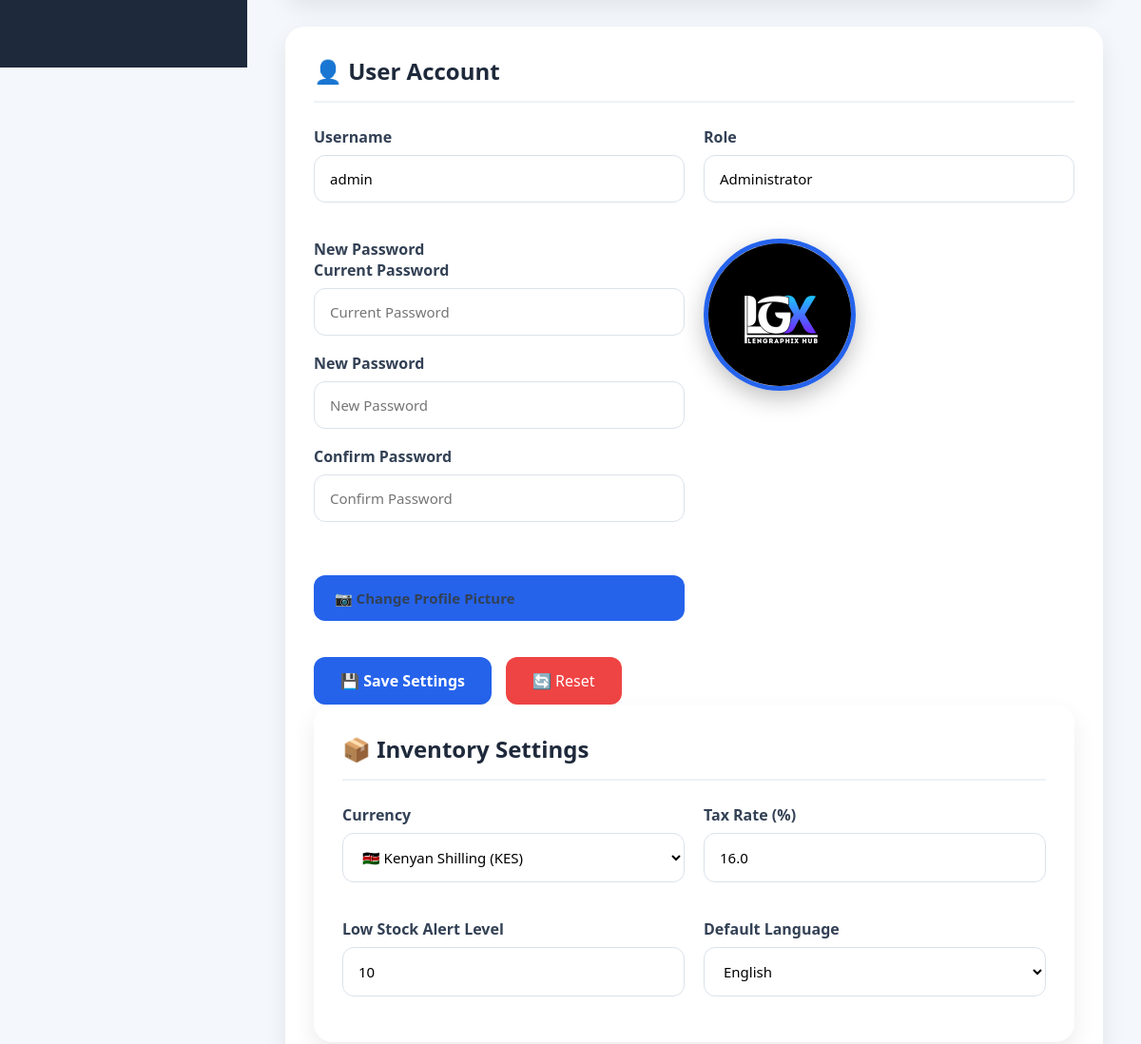
The app's page /settings (signed in, middle part), older data.
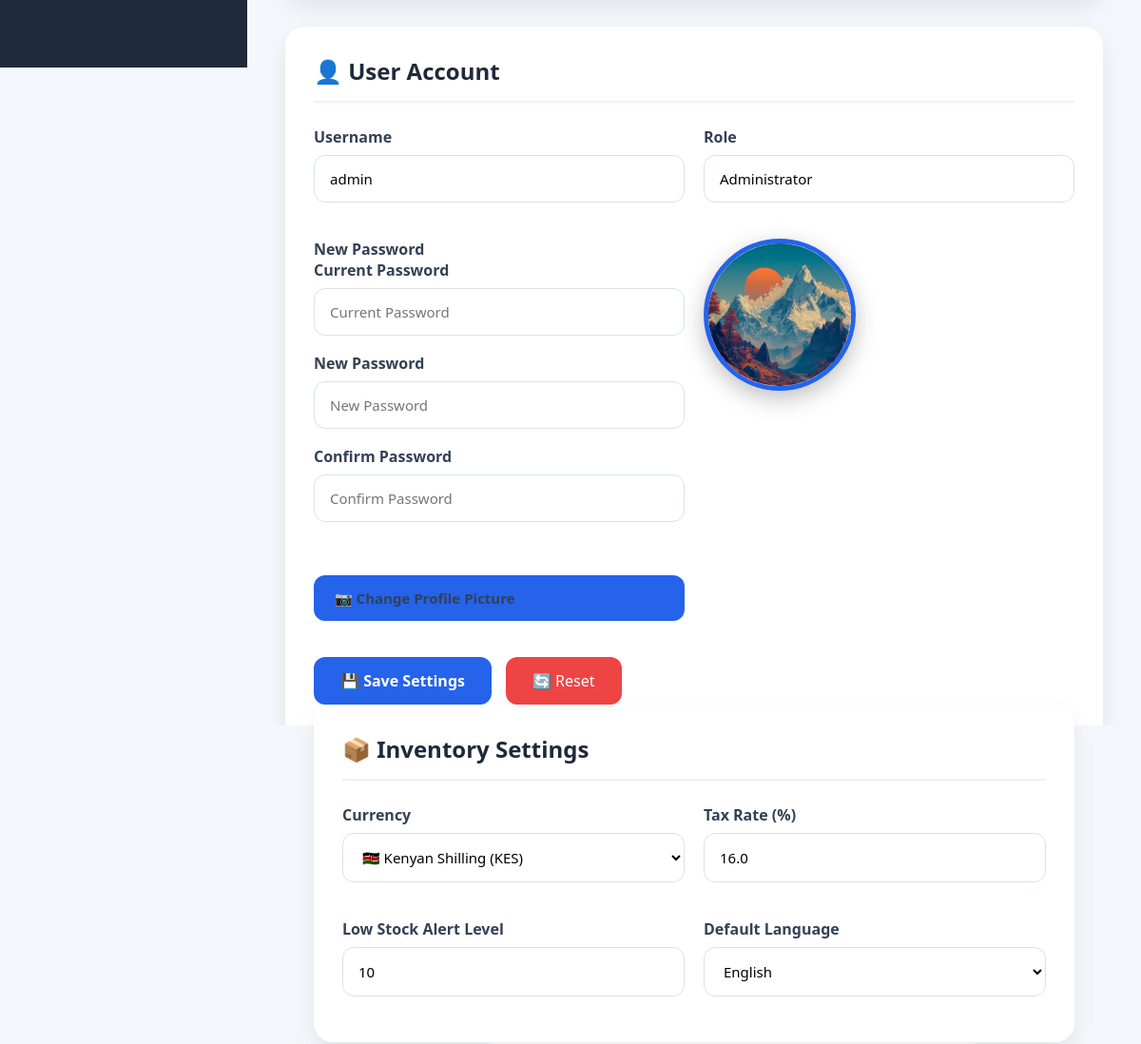
The same page, newer data.
### tables this page shows
CREATE TABLE users(
      id INTEGER PRIMARY KEY AUTOINCREMENT,
      username TEXT UNIQUE NOT NULL,
      password TEXT NOT NULL
    , full_name TEXT, email TEXT, phone TEXT, profile_picture TEXT, role TEXT DEFAULT 'Administrator', last_login TEXT, created_at TEXT);

### routes/settings.py (the view, shortened to what this page needs)
@settings_bp.route("/settings", methods=["GET", "POST"])
@login_required
@roles_required("Administrator")
def settings():
    if "user" not in session:
        return redirect("/")
    conn = get_connection()
    cursor = conn.cursor()
    cursor.execute("""
        SELECT *
        FROM users
        WHERE username=?
    """, (session["user"],))
    user = cursor.fetchone()
    cursor.execute("""
        SELECT *
        FROM settings
        LIMIT 1
    """)
    settings = cursor.fetchone()
    cursor.execute("""
        SELECT *
        FROM users
        WHERE username=?
    """, (session["user"],))
    user = cursor.fetchone()
    cursor.execute("""
        SELECT *
        FROM settings
        LIMIT 1
    """)
    settings = cursor.fetchone()
    conn.close()
    return render_template(
        "settings.html",
        user=user,
        settings=settings
    )

### app.py (called while the page is built)
@app.context_processor
def inject_settings():
    conn = get_connection()
    cursor = conn.cursor()
    cursor.execute("""
        SELECT currency
        FROM settings
        LIMIT 1
    """)
    row = cursor.fetchone()
    conn.close()
    currency = "KES"
    if row and row[0]:
        currency = row[0]
    return dict(currency=currency)

### database/models.py (called while the page is built)
def get_connection():
    conn = sqlite3.connect(DB_NAME)
    conn.row_factory = sqlite3.Row
    return conn

### templates/settings.html (shortened to what the changed rows need)
{% extends "layout.html" %}
{% block content %}
<div class="settings-wrapper">
    <main class="settings-content">
        <form method="POST" enctype="multipart/form-data">
            <div class="settings-card" id="account">
                <h2>
                    👤 User Account
                </h2>
                <div class="form-grid">
                    <div class="settings-avatar">
                        {% if user[6] %}
                        <img src="{{ url_for('static', filename='uploads/users/' + user[6]) }}">
                        {% else %}
                        <img src="{{ url_for('static', filename='images/default-user.png') }}">
                        {% endif %}
                    </div>
                </div>
                <div class="settings-card" id="inventory">
                    <h2>📦 Inventory Settings</h2>
                </div>
        </form>
    </main>
</div>
{% endblock %}

Row changes from the older to the newer data that the page shows:
changed users: profile_picture: a different picture
